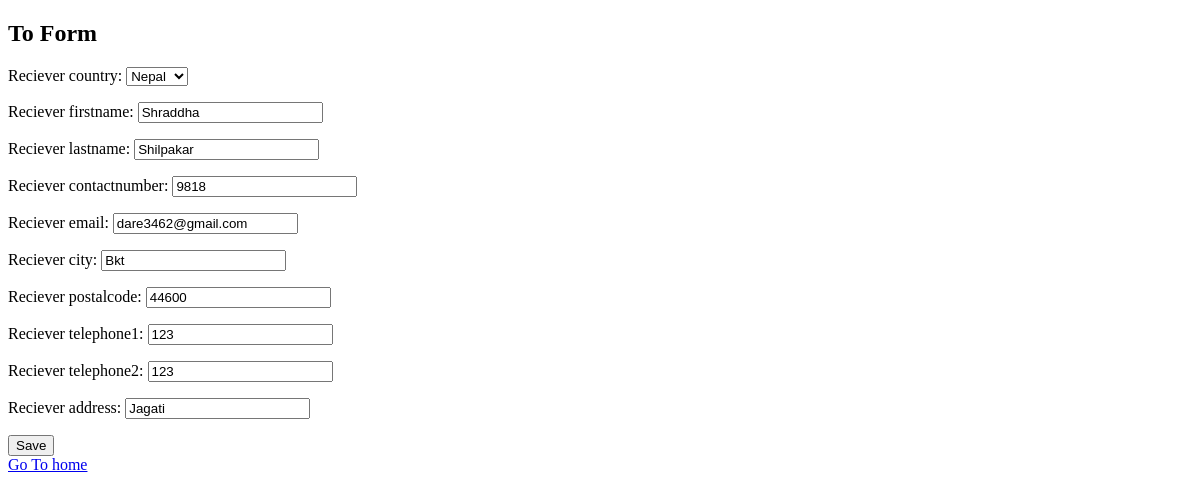
The page /shipping/to/1/ (signed in) on the database as committed earlier.
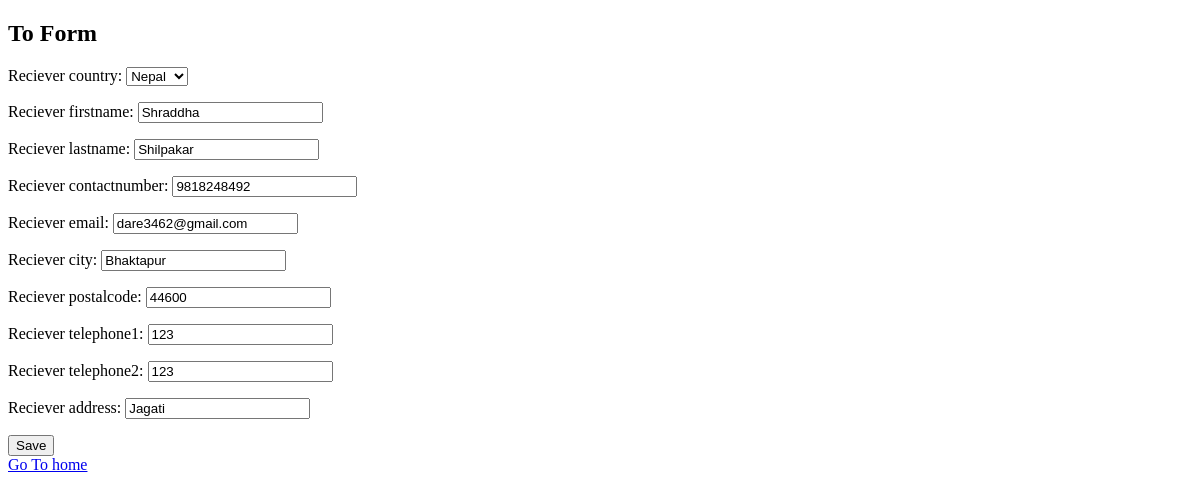
The same page on the database as committed later.
### shipping/models.py (models this page shows, shortened)
class Shipment(models.Model):
    user=models.ForeignKey(User,on_delete=models.CASCADE)
    sender_country=models.ForeignKey(Country,related_name='sender_country',on_delete=models.CASCADE)
    sender_contactnumber=models.IntegerField()
    sender_city=models.CharField(max_length=100)
    sender_postalcode=models.IntegerField()
    sender_telephone1=models.IntegerField()
    sender_telephone2=models.IntegerField(null=True)
    sender_address=models.CharField(max_length=100)
    reciever_country=models.ForeignKey(Country,related_name='reciever_country',on_delete=models.CASCADE)
    reciever_firstname=models.CharField(max_length=100)
    reciever_lastname=models.CharField(max_length=100)
    reciever_contactnumber=models.IntegerField()
    reciever_email=models.EmailField()
    reciever_city=models.CharField(max_length=100)
    reciever_postalcode=models.IntegerField()
    reciever_telephone1=models.IntegerField()
    reciever_telephone2=models.IntegerField(null=True)
    reciever_address=models.CharField(max_length=100)

### shipping/views.py (the view)
# urls.py: path('to/<int:shipment_id>/', shippingview.to_form, name='to_form'),
@login_required
def to_form(request, shipment_id):
    shipment = get_object_or_404(Shipment, id=shipment_id)
    if request.user == shipment.user or request.user.is_superuser:
        if request.method == 'POST':
            form = ToForm(request.POST, instance=shipment)
            if form.is_valid():
                form.save()
                return redirect('shipment_list')
        else:
            form = ToForm(instance=shipment)
        return render(request, 'shipping/to_form.html', {'form': form})
    else:
        return redirect('shipment_list')

### shipping/forms.py
class ToForm(forms.ModelForm):
    class Meta:
        model = Shipment
        fields = ['reciever_country','reciever_firstname','reciever_lastname','reciever_contactnumber','reciever_email','reciever_city','reciever_postalcode','reciever_telephone1','reciever_telephone2','reciever_address']

### shipping/models.py (called while the page is built)
    def __str__(self):
        return self.name

### shipping/templates/shipping/to_form.html (shortened to what this page needs)
{% extends 'shipping/base.html' %}
{% block bodycontent %}
<h2>To Form</h2>
    <form method="post">
        {{ form.as_p }}
        <button type="submit">Save</button>
    </form>
    <a href="{% url 'shipping-home'%}">Go To home </a>
{% endblock bodycontent %}

Rows that differ between the two databases and show on the page:
changed Shipment "Nepal": reciever_contactnumber "9818" → "9818248492"; reciever_city "Bkt" → "Bhaktapur"
